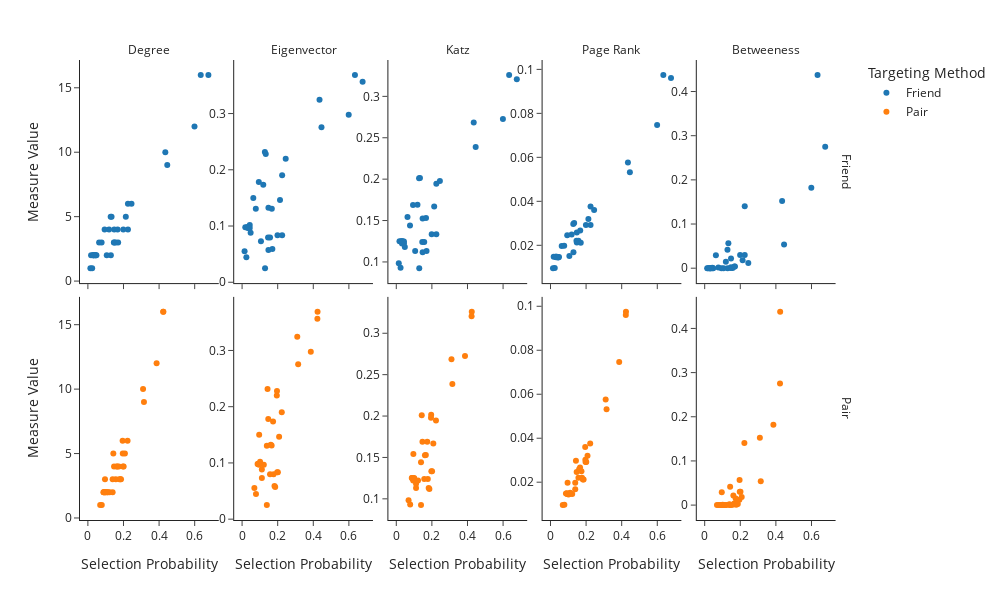

Notebook code for this chart:
### Code cell
# !jupyter labextension install @jupyter-widgets/jupyterlab-manager jupyterlab-plotly
import plotly.express as px
import re
fig = px.scatter(meltedData.query("`Targeting Method` != 'Random'"), 
                 x = "Selection Probability", 
                 y = "Measure Value", 
                 facet_col = "Measure", 
                 facet_row = "Targeting Method", 
                 color = 'Targeting Method',
                 template = "simple_white",
                 facet_col_wrap = 2,
                 width = 1000, 
                 height = 600)

for k in fig.layout:
    if re.search('yaxis[1-9]+', k):
        fig.layout[k].update(matches=None)

fig.for_each_annotation(lambda a: a.update(text=a.text.split("=")[-1]))
fig.update_yaxes(showticklabels=True)

fig.show()

### Figure 1 — Plotly figure (JSON) as saved in the notebook; plotly's stock layout.template omitted (floating-point values rounded to 4 significant figures)
{"data": [{"hovertemplate": "Targeting Method=Friend<br>Measure=Degree<br>Selection Probability=%{x}<br>Measure Value=%{y}<extra></extra>", "legendgroup": "Friend", "marker": {"color": "#1F77B4", "symbol": "circle"}, "mode": "markers", "name": "Friend", "orientation": "v", "showlegend": true, "type": "scatter", "x": [0.634, 0.446, 0.435, 0.245, 0.146, 0.199, 0.225, 0.094, 0.133, 0.043, 0.157, 0.014, 0.048, 0.128, 0.018, 0.031, 0.129, 0.043, 0.028, 0.063, 0.036, 0.032, 0.024, 0.213, 0.148, 0.17, 0.106, 0.148, 0.077, 0.167, 0.119, 0.225, 0.599, 0.677], "xaxis": "x6", "y": [16, 9, 10, 6, 3, 4, 4, 4, 5, 2, 3, 1, 2, 5, 2, 2, 2, 2, 2, 3, 2, 2, 1, 5, 3, 3, 2, 4, 3, 4, 4, 6, 12, 16], "yaxis": "y6"}, {"hovertemplate": "Targeting Method=Friend<br>Measure=Eigenvector<br>Selection Probability=%{x}<br>Measure Value=%{y}<extra></extra>", "legendgroup": "Friend", "marker": {"color": "#1F77B4", "symbol": "circle"}, "mode": "markers", "name": "Friend", "orientation": "v", "showlegend": false, "type": "scatter", "x": [0.634, 0.446, 0.435, 0.245, 0.146, 0.199, 0.225, 0.094, 0.133, 0.043, 0.157, 0.014, 0.048, 0.128, 0.018, 0.031, 0.129, 0.043, 0.028, 0.063, 0.036, 0.032, 0.024, 0.213, 0.148, 0.17, 0.106, 0.148, 0.077, 0.167, 0.119, 0.225, 0.599, 0.677], "xaxis": "x7", "y": [0.3687, 0.2756, 0.3244, 0.2198, 0.07971, 0.08346, 0.08346, 0.1781, 0.2279, 0.102, 0.07971, 0.05526, 0.0882, 0.2315, 0.09803, 0.09803, 0.02502, 0.09656, 0.09803, 0.15, 0.09803, 0.09656, 0.04461, 0.1464, 0.05722, 0.05902, 0.07303, 0.1325, 0.1305, 0.1309, 0.1735, 0.1903, 0.2977, 0.3564], "yaxis": "y7"}, {"hovertemplate": "Targeting Method=Friend<br>Measure=Katz<br>Selection Probability=%{x}<br>Measure Value=%{y}<extra></extra>", "legendgroup": "Friend", "marker": {"color": "#1F77B4", "symbol": "circle"}, "mode": "markers", "name": "Friend", "orientation": "v", "showlegend": false, "type": "scatter", "x": [0.634, 0.446, 0.435, 0.245, 0.146, 0.199, 0.225, 0.094, 0.133, 0.043, 0.157, 0.014, 0.048, 0.128, 0.018, 0.031, 0.129, 0.043, 0.028, 0.063, 0.036, 0.032, 0.024, 0.213, 0.148, 0.17, 0.106, 0.148, 0.077, 0.167, 0.119, 0.225, 0.599, 0.677], "xaxis": "x8", "y": [0.3259, 0.2388, 0.2686, 0.1979, 0.1241, 0.1334, 0.1334, 0.1689, 0.2014, 0.1247, 0.1241, 0.09837, 0.1182, 0.2009, 0.1251, 0.1251, 0.09245, 0.1222, 0.1251, 0.1543, 0.1251, 0.1222, 0.09303, 0.167, 0.1118, 0.1131, 0.1131, 0.1526, 0.1441, 0.1531, 0.1691, 0.1946, 0.2725, 0.3206], "yaxis": "y8"}, {"hovertemplate": "Targeting Method=Friend<br>Measure=Page Rank<br>Selection Probability=%{x}<br>Measure Value=%{y}<extra></extra>", "legendgroup": "Friend", "marker": {"color": "#1F77B4", "symbol": "circle"}, "mode": "markers", "name": "Friend", "orientation": "v", "showlegend": false, "type": "scatter", "x": [0.634, 0.446, 0.435, 0.245, 0.146, 0.199, 0.225, 0.094, 0.133, 0.043, 0.157, 0.014, 0.048, 0.128, 0.018, 0.031, 0.129, 0.043, 0.028, 0.063, 0.036, 0.032, 0.024, 0.213, 0.148, 0.17, 0.106, 0.148, 0.077, 0.167, 0.119, 0.225, 0.599, 0.677], "xaxis": "x9", "y": [0.09749, 0.0532, 0.05765, 0.03605, 0.02204, 0.02918, 0.02918, 0.02462, 0.03019, 0.01441, 0.02204, 0.009591, 0.0147, 0.02972, 0.01481, 0.01481, 0.01681, 0.01461, 0.01481, 0.01972, 0.01481, 0.01461, 0.009703, 0.03198, 0.02124, 0.02119, 0.01519, 0.02587, 0.01974, 0.0267, 0.02496, 0.0376, 0.07471, 0.09606], "yaxis": "y9"}, {"hovertemplate": "Targeting Method=Friend<br>Measure=Betweeness<br>Selection Probability=%{x}<br>Measure Value=%{y}<extra></extra>", "legendgroup": "Friend", "marker": {"color": "#1F77B4", "symbol": "circle"}, "mode": "markers", "name": "Friend", "orientation": "v", "showlegend": false, "type": "scatter", "x": [0.634, 0.446, 0.435, 0.245, 0.146, 0.199, 0.225, 0.094, 0.133, 0.043, 0.157, 0.014, 0.048, 0.128, 0.018, 0.031, 0.129, 0.043, 0.028, 0.063, 0.036, 0.032, 0.024, 0.213, 0.148, 0.17, 0.106, 0.148, 0.077, 0.167, 0.119, 0.225, 0.599, 0.677], "xaxis": "x10", "y": [0.4376, 0.05387, 0.1523, 0.01196, 0.0006313, 0.02999, 0.02999, 0, 0.05674, 0.0008478, 0.0006313, 0, 0, 0.04159, 0, 0, 0, 0, 0, 0.02936, 0, 0, 0, 0.01824, 0.00221, 0.00384, 0, 0.0217, 0.001795, 0.003869, 0.01473, 0.1403, 0.1822, 0.2751], "yaxis": "y10"}, {"hovertemplate": "Targeting Method=Pair<br>Measure=Degree<br>Selection Probability=%{x}<br>Measure Value=%{y}<extra></extra>", "legendgroup": "Pair", "marker": {"color": "#FF7F0E", "symbol": "circle"}, "mode": "markers", "name": "Pair", "orientation": "v", "showlegend": true, "type": "scatter", "x": [0.424, 0.315, 0.31, 0.195, 0.157, 0.197, 0.201, 0.147, 0.196, 0.101, 0.177, 0.069, 0.111, 0.143, 0.09, 0.091, 0.139, 0.122, 0.087, 0.096, 0.1, 0.095, 0.078, 0.208, 0.186, 0.182, 0.111, 0.161, 0.139, 0.166, 0.174, 0.223, 0.386, 0.423], "xaxis": "x", "y": [16, 9, 10, 6, 3, 4, 4, 4, 5, 2, 3, 1, 2, 5, 2, 2, 2, 2, 2, 3, 2, 2, 1, 5, 3, 3, 2, 4, 3, 4, 4, 6, 12, 16], "yaxis": "y"}, {"hovertemplate": "Targeting Method=Pair<br>Measure=Eigenvector<br>Selection Probability=%{x}<br>Measure Value=%{y}<extra></extra>", "legendgroup": "Pair", "marker": {"color": "#FF7F0E", "symbol": "circle"}, "mode": "markers", "name": "Pair", "orientation": "v", "showlegend": false, "type": "scatter", "x": [0.424, 0.315, 0.31, 0.195, 0.157, 0.197, 0.201, 0.147, 0.196, 0.101, 0.177, 0.069, 0.111, 0.143, 0.09, 0.091, 0.139, 0.122, 0.087, 0.096, 0.1, 0.095, 0.078, 0.208, 0.186, 0.182, 0.111, 0.161, 0.139, 0.166, 0.174, 0.223, 0.386, 0.423], "xaxis": "x2", "y": [0.3687, 0.2756, 0.3244, 0.2198, 0.07971, 0.08346, 0.08346, 0.1781, 0.2279, 0.102, 0.07971, 0.05526, 0.0882, 0.2315, 0.09803, 0.09803, 0.02502, 0.09656, 0.09803, 0.15, 0.09803, 0.09656, 0.04461, 0.1464, 0.05722, 0.05902, 0.07303, 0.1325, 0.1305, 0.1309, 0.1735, 0.1903, 0.2977, 0.3564], "yaxis": "y2"}, {"hovertemplate": "Targeting Method=Pair<br>Measure=Katz<br>Selection Probability=%{x}<br>Measure Value=%{y}<extra></extra>", "legendgroup": "Pair", "marker": {"color": "#FF7F0E", "symbol": "circle"}, "mode": "markers", "name": "Pair", "orientation": "v", "showlegend": false, "type": "scatter", "x": [0.424, 0.315, 0.31, 0.195, 0.157, 0.197, 0.201, 0.147, 0.196, 0.101, 0.177, 0.069, 0.111, 0.143, 0.09, 0.091, 0.139, 0.122, 0.087, 0.096, 0.1, 0.095, 0.078, 0.208, 0.186, 0.182, 0.111, 0.161, 0.139, 0.166, 0.174, 0.223, 0.386, 0.423], "xaxis": "x3", "y": [0.3259, 0.2388, 0.2686, 0.1979, 0.1241, 0.1334, 0.1334, 0.1689, 0.2014, 0.1247, 0.1241, 0.09837, 0.1182, 0.2009, 0.1251, 0.1251, 0.09245, 0.1222, 0.1251, 0.1543, 0.1251, 0.1222, 0.09303, 0.167, 0.1118, 0.1131, 0.1131, 0.1526, 0.1441, 0.1531, 0.1691, 0.1946, 0.2725, 0.3206], "yaxis": "y3"}, {"hovertemplate": "Targeting Method=Pair<br>Measure=Page Rank<br>Selection Probability=%{x}<br>Measure Value=%{y}<extra></extra>", "legendgroup": "Pair", "marker": {"color": "#FF7F0E", "symbol": "circle"}, "mode": "markers", "name": "Pair", "orientation": "v", "showlegend": false, "type": "scatter", "x": [0.424, 0.315, 0.31, 0.195, 0.157, 0.197, 0.201, 0.147, 0.196, 0.101, 0.177, 0.069, 0.111, 0.143, 0.09, 0.091, 0.139, 0.122, 0.087, 0.096, 0.1, 0.095, 0.078, 0.208, 0.186, 0.182, 0.111, 0.161, 0.139, 0.166, 0.174, 0.223, 0.386, 0.423], "xaxis": "x4", "y": [0.09749, 0.0532, 0.05765, 0.03605, 0.02204, 0.02918, 0.02918, 0.02462, 0.03019, 0.01441, 0.02204, 0.009591, 0.0147, 0.02972, 0.01481, 0.01481, 0.01681, 0.01461, 0.01481, 0.01972, 0.01481, 0.01461, 0.009703, 0.03198, 0.02124, 0.02119, 0.01519, 0.02587, 0.01974, 0.0267, 0.02496, 0.0376, 0.07471, 0.09606], "yaxis": "y4"}, {"hovertemplate": "Targeting Method=Pair<br>Measure=Betweeness<br>Selection Probability=%{x}<br>Measure Value=%{y}<extra></extra>", "legendgroup": "Pair", "marker": {"color": "#FF7F0E", "symbol": "circle"}, "mode": "markers", "name": "Pair", "orientation": "v", "showlegend": false, "type": "scatter", "x": [0.424, 0.315, 0.31, 0.195, 0.157, 0.197, 0.201, 0.147, 0.196, 0.101, 0.177, 0.069, 0.111, 0.143, 0.09, 0.091, 0.139, 0.122, 0.087, 0.096, 0.1, 0.095, 0.078, 0.208, 0.186, 0.182, 0.111, 0.161, 0.139, 0.166, 0.174, 0.223, 0.386, 0.423], "xaxis": "x5", "y": [0.4376, 0.05387, 0.1523, 0.01196, 0.0006313, 0.02999, 0.02999, 0, 0.05674, 0.0008478, 0.0006313, 0, 0, 0.04159, 0, 0, 0, 0, 0, 0.02936, 0, 0, 0, 0.01824, 0.00221, 0.00384, 0, 0.0217, 0.001795, 0.003869, 0.01473, 0.1403, 0.1822, 0.2751], "yaxis": "y5"}], "layout": {"annotations": [{"font": {}, "showarrow": false, "text": "Degree", "x": 0.09, "xanchor": "center", "xref": "paper", "y": 1, "yanchor": "bottom", "yref": "paper"}, {"font": {}, "showarrow": false, "text": "Eigenvector", "x": 0.29, "xanchor": "center", "xref": "paper", "y": 1, "yanchor": "bottom", "yref": "paper"}, {"font": {}, "showarrow": false, "text": "Katz", "x": 0.49, "xanchor": "center", "xref": "paper", "y": 1, "yanchor": "bottom", "yref": "paper"}, {"font": {}, "showarrow": false, "text": "Page Rank", "x": 0.69, "xanchor": "center", "xref": "paper", "y": 1, "yanchor": "bottom", "yref": "paper"}, {"font": {}, "showarrow": false, "text": "Betweeness", "x": 0.89, "xanchor": "center", "xref": "paper", "y": 1, "yanchor": "bottom", "yref": "paper"}, {"font": {}, "showarrow": false, "text": "Pair", "textangle": 90, "x": 0.98, "xanchor": "left", "xref": "paper", "y": 0.2425, "yanchor": "middle", "yref": "paper"}, {"font": {}, "showarrow": false, "text": "Friend", "textangle": 90, "x": 0.98, "xanchor": "left", "xref": "paper", "y": 0.7575, "yanchor": "middle", "yref": "paper"}], "height": 600, "legend": {"title": {"text": "Targeting Method"}, "tracegroupgap": 0}, "margin": {"t": 60}, "width": 1000, "xaxis": {"anchor": "y", "autorange": true, "domain": [0, 0.18], "range": [-0.04653, 0.7375], "title": {"text": "Selection Probability"}, "type": "linear"}, "xaxis10": {"anchor": "y10", "autorange": true, "domain": [0.8, 0.98], "matches": "x", "range": [-0.04653, 0.7375], "showticklabels": false, "type": "linear"}, "xaxis2": {"anchor": "y2", "autorange": true, "domain": [0.2, 0.38], "matches": "x", "range": [-0.04653, 0.7375], "title": {"text": "Selection Probability"}, "type": "linear"}, "xaxis3": {"anchor": "y3", "autorange": true, "domain": [0.4, 0.58], "matches": "x", "range": [-0.04653, 0.7375], "title": {"text": "Selection Probability"}, "type": "linear"}, "xaxis4": {"anchor": "y4", "autorange": true, "domain": [0.6, 0.78], "matches": "x", "range": [-0.04653, 0.7375], "title": {"text": "Selection Probability"}, "type": "linear"}, "xaxis5": {"anchor": "y5", "autorange": true, "domain": [0.8, 0.98], "matches": "x", "range": [-0.04653, 0.7375], "title": {"text": "Selection Probability"}, "type": "linear"}, "xaxis6": {"anchor": "y6", "autorange": true, "domain": [0, 0.18], "matches": "x", "range": [-0.04653, 0.7375], "showticklabels": false, "type": "linear"}, "xaxis7": {"anchor": "y7", "autorange": true, "domain": [0.2, 0.38], "matches": "x", "range": [-0.04653, 0.7375], "showticklabels": false, "type": "linear"}, "xaxis8": {"anchor": "y8", "autorange": true, "domain": [0.4, 0.58], "matches": "x", "range": [-0.04653, 0.7375], "showticklabels": false, "type": "linear"}, "xaxis9": {"anchor": "y9", "autorange": true, "domain": [0.6, 0.78], "matches": "x", "range": [-0.04653, 0.7375], "showticklabels": false, "type": "linear"}, "yaxis": {"anchor": "x", "autorange": true, "domain": [0, 0.485], "range": [-0.1567, 17.16], "showticklabels": true, "title": {"text": "Measure Value"}, "type": "linear"}, "yaxis10": {"anchor": "x10", "autorange": true, "domain": [0.515, 1], "range": [-0.03375, 0.4714], "showticklabels": true, "type": "linear"}, "yaxis2": {"anchor": "x2", "autorange": true, "domain": [0, 0.485], "range": [-0.001489, 0.3952], "showticklabels": true, "type": "linear"}, "yaxis3": {"anchor": "x3", "autorange": true, "domain": [0, 0.485], "range": [0.07444, 0.3439], "showticklabels": true, "type": "linear"}, "yaxis4": {"anchor": "x4", "autorange": true, "domain": [0, 0.485], "range": [0.002813, 0.1043], "showticklabels": true, "type": "linear"}, "yaxis5": {"anchor": "x5", "autorange": true, "domain": [0, 0.485], "range": [-0.03375, 0.4714], "showticklabels": true, "type": "linear"}, "yaxis6": {"anchor": "x6", "autorange": true, "domain": [0.515, 1], "range": [-0.1567, 17.16], "showticklabels": true, "title": {"text": "Measure Value"}, "type": "linear"}, "yaxis7": {"anchor": "x7", "autorange": true, "domain": [0.515, 1], "range": [-0.001489, 0.3952], "showticklabels": true, "type": "linear"}, "yaxis8": {"anchor": "x8", "autorange": true, "domain": [0.515, 1], "range": [0.07444, 0.3439], "showticklabels": true, "type": "linear"}, "yaxis9": {"anchor": "x9", "autorange": true, "domain": [0.515, 1], "range": [0.002813, 0.1043], "showticklabels": true, "type": "linear"}}}
